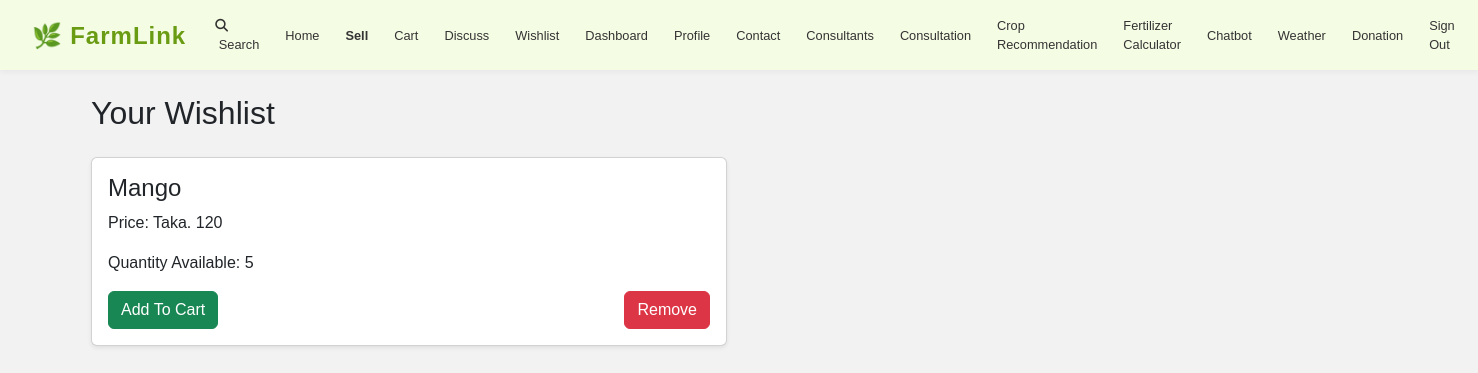
The app's page /cart/ (signed in) with its own data.
### cart/models.py (models this page shows, shortened)
class Wishlist(models.Model):
    user = models.ForeignKey(User, on_delete=models.CASCADE)
    product = models.ForeignKey(Product, on_delete=models.CASCADE)
    class Meta:
        unique_together = ('user', 'product')

### product/models.py (models this page shows, shortened)
class Product(models.Model):
    CATEGORIES = (
        ("Vegetables", "Vegetables"),
        ("Fruits", "Fruits"),
        ("Meat, Poultry & Dairy", "Meat, Poultry & Dairy"),
        ("Farm Feeds", "Farm Feeds")
    )
    owner = models.ForeignKey(User, on_delete=models.CASCADE)
    name = models.CharField(max_length=30)
    category = models.CharField(max_length=25, default="Vegetables", choices=CATEGORIES)
    quantity = models.IntegerField(default=5)
    description = models.CharField(max_length=200)
    image = models.ImageField(upload_to="products")
    price = models.IntegerField()
    location = models.CharField(max_length=50)
    unit_price = models.DecimalField(max_digits=10, decimal_places=2, blank=True, null=True)

### cart/views.py (the view)
# urls.py: path('', views.wishlist_view, name='view'),
@login_required
def wishlist_view(request):
    wishlist_items = Wishlist.objects.filter(user=request.user)
    context = {
        'wishlist_items': wishlist_items
    }
    return render(request, "wishlist/wishlist.html", context)

### cart/templates/wishlist/wishlist.html (shortened to what this page needs)
{% extends 'Account/base.html' %}
{% block content %}
<div class="container mt-4">
    <h2 class="mb-4">Your Wishlist</h2>
    <div class="row">
        {% if wishlist_items %}
            {% for item in wishlist_items %}
                <div class="col-md-6 mb-4">
                    <div class="card shadow-sm">
                        <div class="card-body text-capitalize">
                            <h4 class="card-title">{{ item.product.name }}</h4>
                            <p class="card-text">Price: Taka. {{ item.product.price }}</p>
                            <p class="card-text">Quantity Available: {{ item.product.quantity }}</p>
                            <div class="d-flex justify-content-between">
                                <a href="{% url 'cart:addtocart' item.product.id %}" class="btn btn-success">Add to Cart</a>
                                <a href="{% url 'cart:remove' item.product.id %}" class="btn btn-danger">Remove</a>
                            </div>
                        </div>
                    </div>
                </div>
            {% endfor %}
        {% endif %}
    </div>
</div>
{% endblock %}

### Account/templates/Account/base.html (style rules this page uses)
body, p, h1, h2, h3, h4, h5, h6, span, div, a, li, ul, ol, button, input, select, textarea { font-family: 'Montserrat', sans-serif; }
body { background-color: #f2f2f2; background-repeat: no-repeat; background-size: cover; }

### records on screen
Wishlist: product.name "Mango", product.price "120", product.quantity "5"
